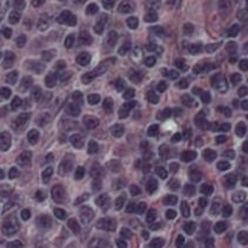
#> input picture images_original/10/img_exercicio2.png, 248 x 248 px, found by its file name; its folder holds only this picture in this run
$ python 10_frequency.py
#> lines starting #> are read from the running program, lines starting #| are printed output that depends on the picture
# Instalar pacote com `pip3 install pillow`
from PIL import Image
# The fundamental package for scientific computing with Python
import numpy as np
# Matplotlib: Visualization with Python
from matplotlib import pyplot as plt

from skimage import io, img_as_float, img_as_ubyte, color, util

def conversao_cinza(nome):
    # Carregar a imagem de entrada
#> called with nome = 'img_exercicio2'
    img = Image.open('./images_original/10/' + nome + '.png')
#> img is the input picture: PIL image 248x248 RGBA; mean R, G, B, A 107.5, 87.8, 114.5, 255
    # Converter a imagem para escala de cinza
    img_gray = img.convert('L')
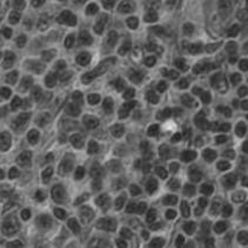
#> img_gray: PIL image 248x248 L; min 32, max 229, mean 96.7
    # Converter a imagem para 8 bits de quantização
    img_gray_8bits = img_gray.quantize(colors=256)
    # Salvar a imagem resultante
    img_gray_8bits.save('./images_generate/10/' + nome + '_cinza_8bits.png')


def ruido_gaussiano(nome):
    # Carregue a imagem
#> called with nome = 'img_exercicio2'
    img = Image.open('./images_generate/10/' + nome + '_cinza_8bits.png')
    # Converta a imagem para um array NumPy
    img_array = np.array(img)
    # Defina a média e o desvio padrão do ruído gaussiano
    mean = 0
    stddev = 50
    # Crie uma matriz de números aleatórios de distribuição normal
    noise = np.random.normal(mean, stddev, img_array.shape)
    # Adicione o ruído à imagem
    noisy_img = img_array + noise
    # Converta o array NumPy de volta para uma imagem
    noisy_img = Image.fromarray(noisy_img.astype('uint8'))
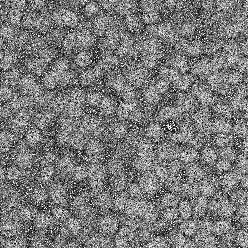
#> noisy_img: PIL image 248x248 L; min 0, max 255, mean 121.5
    # Salve a imagem com ruído
    noisy_img.save('./images_generate/10/' + nome + '_gaussiano.png')


def img_DFT(nome):
    # Carregar a imagem de entrada
#> called with nome = 'img_exercicio2'
    img = plt.imread('./images_generate/10/' + nome + '_gaussiano.png')
#> img: shape (248, 248) float32; min 0, max 1, mean 0.476
    # Aplicar a DFT
    dft = np.fft.fft2(img)
    dft_shift = np.fft.fftshift(dft)
    # Calcular o espectro de frequência
    magnitude_spectrum = 40 * np.log(np.abs(dft_shift))
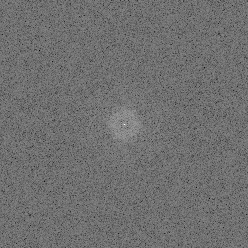
#> magnitude_spectrum: shape (248, 248) float64; min -61.93, max 411.4, mean 146; drawn with min black and max white
    # Salvar a imagem resultante
    plt.imsave('./images_generate/10/' + nome + '_dft.png', magnitude_spectrum, cmap='gray')


def deslocamento_frequencias(nome):
    # Carregando a imagem
#> called with nome = 'img_exercicio2'
    img = io.imread('./images_generate/10/' + nome + '_dft.png', as_gray=True)
#> img: shape (248, 248) float64; min 0, max 1, mean 0.439
    # Aplicando a transformada discreta de Fourier
    dft = np.fft.fft2(img)
    # Centralizando o espectro
    dft_shifted = np.fft.fftshift(dft)
    # Obtendo o módulo do espectro
    magnitude_spectrum = np.abs(dft_shifted)
    # Plotando a imagem original e o espectro
    fig, ax = plt.subplots(1, 2, figsize=(10, 5))
    ax[0].imshow(img, cmap='gray')
    ax[0].set_title('Imagem Original')
    ax[1].imshow(np.log(1 + magnitude_spectrum), cmap='gray')
    ax[1].set_title('Espectro de Fourier com Deslocamento')
    # Salvando o resultado
    plt.savefig('./images_generate/10/' + nome + '_desloamento_frequencia.png', dpi=300, bbox_inches='tight')


def filtros_dominio_frequencia_2(nome):
    # carrega a imagem em tons de cinza com ruído gaussiano
#> called with nome = 'img_exercicio2'
    img = Image.open('./images_generate/10/' + nome + '_gaussiano.png').convert('L')
    img = np.array(img)
    # calcula o espectro de Fourier da imagem original
    img_fft = np.fft.fft2(img)
    img_fft_shift = np.fft.fftshift(img_fft)
    img_fft_mag = np.abs(img_fft_shift)
    # aplica o filtro média
    n = 3
    img_suave = np.zeros_like(img)
    for i in range(n//2, img.shape[0]-n//2):
        for j in range(n//2, img.shape[1]-n//2):
            img_suave[i,j] = np.mean(img[i-n//2:i+n//2+1,j-n//2:j+n//2+1])
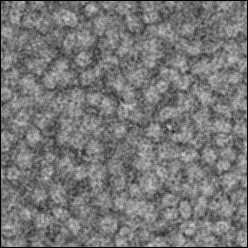
#> img_suave: shape (248, 248); min 0, max 211, mean 119
    # calcula o espectro de Fourier da imagem suavizada
    img_suave_fft = np.fft.fft2(img_suave)
    img_suave_fft_shift = np.fft.fftshift(img_suave_fft)
    img_suave_fft_mag = np.abs(img_suave_fft_shift)
    # aplica o filtro gaussiano
    sigma = 5.5
    h, w = img.shape
#> h = 248; w = 248
    x, y = np.meshgrid(np.arange(w), np.arange(h))
    center_x, center_y = w // 2, h // 2
#> center_x = 124; center_y = 124
    gaussian_mask = np.exp(-((x - center_x) ** 2 + (y - center_y) ** 2) / (2 * sigma ** 2))
    img_gauss = np.fft.ifft2(np.fft.fft2(img) * gaussian_mask).real
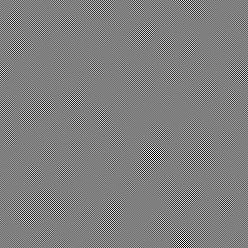
#> img_gauss: shape (248, 248) float64; min -6.72, max 6.7, mean 5.16e-19; drawn with min black and max white
    # calcula o espectro de Fourier da imagem com filtro gaussiano
    img_gauss_fft = np.fft.fft2(img_gauss)
    img_gauss_fft_shift = np.fft.fftshift(img_gauss_fft)
    img_gauss_fft_mag = np.abs(img_gauss_fft_shift)
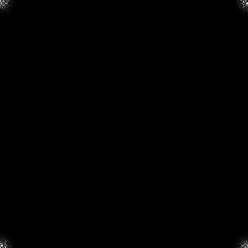
#> img_gauss_fft_mag: shape (248, 248) float64; min 0, max 23849.5, mean 35.8; drawn with min black and max white
    # mostra as imagens e os espectros de Fourier
    fig, axs = plt.subplots(2, 3, figsize=(12, 8))
    axs[0, 0].imshow(img, cmap='gray')
    axs[0, 0].set_title('Imagem Original')
    axs[0, 1].imshow(img_suave, cmap='gray')
    axs[0, 1].set_title('Img c/ Filtro média')
    axs[0, 2].imshow(img_gauss, cmap='gray')
    axs[0, 2].set_title('Img c/ Filtro Gaussiano')
    axs[1, 0].imshow(np.log(1 + img_fft_mag), cmap='gray')
    axs[1, 0].set_title('Espectro Fourier Img_Original')
    axs[1, 1].imshow(np.log(1 + img_suave_fft_mag), cmap='gray')
    axs[1, 1].set_title('Espectro Fourier Img_c/ Filtro Media')
    axs[1, 2].imshow(np.log(1 + img_gauss_fft_mag), cmap='gray')
    axs[1, 2].set_title('Espectro Fourier Img c/ Filtro Gaussiano')
    for ax in axs.flat:
        ax.label_outer()
    plt.savefig("./images_generate/10/" + nome + "_final.png")
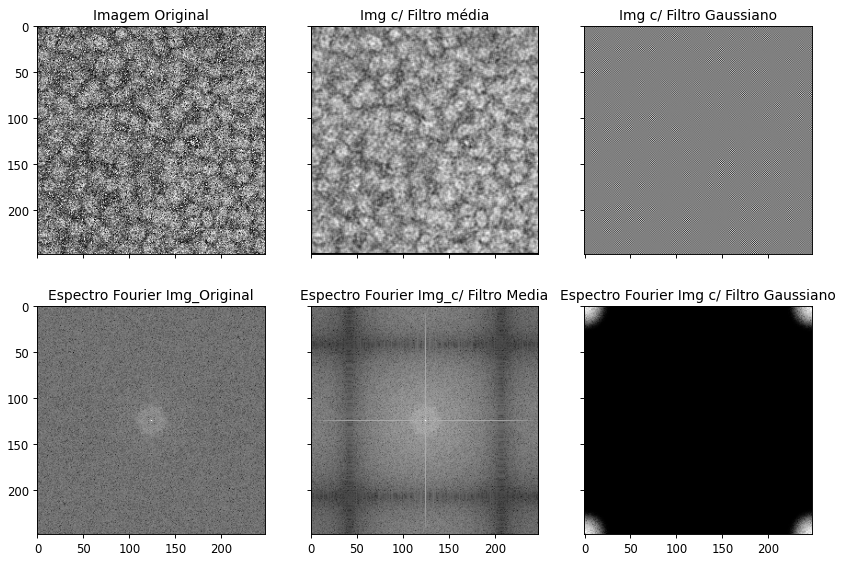
#> figure drawn by matplotlib, 6 panels

conversao_cinza('img_exercicio2')
ruido_gaussiano('img_exercicio2')
img_DFT('img_exercicio2')
deslocamento_frequencias('img_exercicio2')
filtros_dominio_frequencia_2('img_exercicio2')
